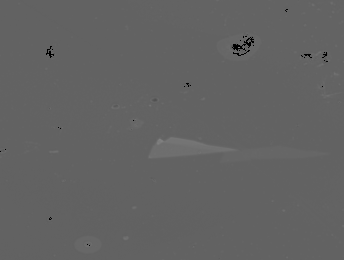
#> input picture data_demo/Flakesearch_Graphene_20180214175340935_087.png, 344 x 260 px
$ python rawCV2_attempts.py
#> lines starting #> are read from the running program, lines starting #| are printed output that depends on the picture; after the words box and inside, x2 and y2 are one past the last pixel; in counts of white or black regions, pixels touching at a corner belong together
#!/usr/bin/env python3
# -*- coding: utf-8 -*-
"""
Created on Sat May 22 14:21:18 2021

@author: antonio
"""
import numpy as np
from nanofilm.ndimage import imread
import cv2

path = './data_demo/Flakesearch_Graphene_20180214175340935_087.png'


im_cv = cv2.imread(path)
#> im_cv is the input picture: shape (260, 344, 3); min 0, max 133, mean 98.3

blurred = cv2.GaussianBlur(im_cv, (5, 5), 0)

cv2.imshow('cv read', im_cv)
cv2.imshow('blurred', blurred)
cv2.waitKey(0)


def auto_canny(image, sigma=0.33):
    # compute the median of the single channel pixel intensities
#> called with sigma = 0.33
    v = np.median(image)
#> v = 98

    # apply automatic Canny edge detection using the computed median
    lower = int(max(0, (1.0 - sigma) * v))
#> lower = 65
    upper = int(min(255, (1.0 + sigma) * v))
#> upper = 130
    edged = cv2.Canny(image, lower, upper)
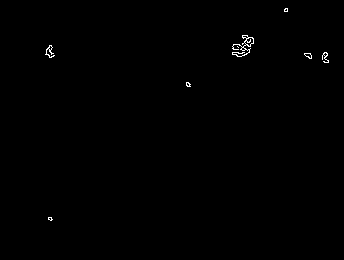
#> edged: shape (260, 344); 0.31% white in thin lines or dots, all inside (x1, y1, x2, y2) = (45, 8, 329, 221)

    # return the edged image
    return edged


auto = auto_canny(blurred)

# show the images
cv2.imshow("Original", im_cv)
cv2.imshow("Edges", auto)
cv2.waitKey(0)
